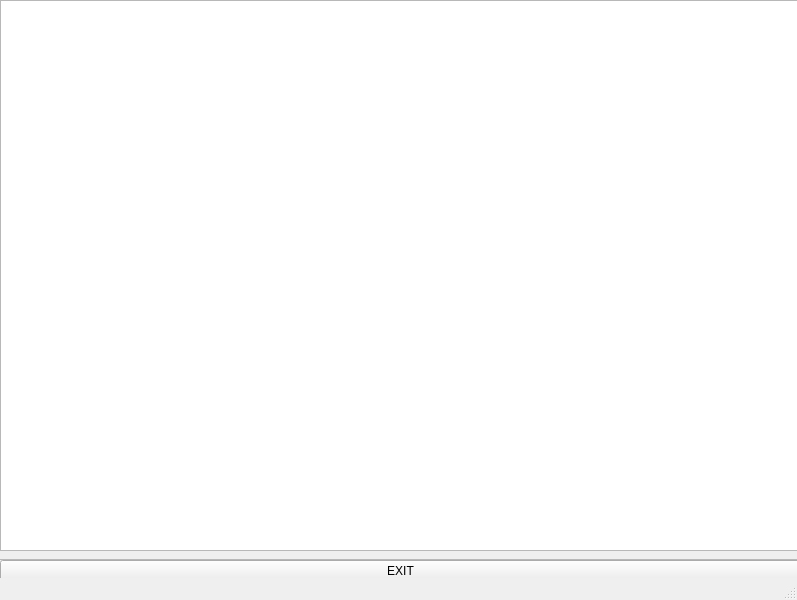
<?xml version="1.0" encoding="UTF-8"?>
<ui version="4.0">
 <class>MainWindow</class>
 <widget class="QMainWindow" name="MainWindow">
  <property name="geometry">
   <rect>
    <x>0</x>
    <y>0</y>
    <width>797</width>
    <height>600</height>
   </rect>
  </property>
  <property name="windowTitle">
   <string>MainWindow</string>
  </property>
  <widget class="QWidget" name="centralwidget">
   <widget class="QScrollArea" name="scrollArea">
    <property name="geometry">
     <rect>
      <x>-1</x>
      <y>-1</y>
      <width>801</width>
      <height>561</height>
     </rect>
    </property>
    <property name="widgetResizable">
     <bool>true</bool>
    </property>
    <widget class="QWidget" name="scrollAreaWidgetContents">
     <property name="geometry">
      <rect>
       <x>0</x>
       <y>0</y>
       <width>797</width>
       <height>557</height>
      </rect>
     </property>
     <widget class="QTextBrowser" name="error_msg">
      <property name="geometry">
       <rect>
        <x>0</x>
        <y>0</y>
        <width>801</width>
        <height>551</height>
       </rect>
      </property>
      <property name="openExternalLinks">
       <bool>false</bool>
      </property>
     </widget>
     <widget class="QFrame" name="frame">
      <property name="geometry">
       <rect>
        <x>-1</x>
        <y>-1</y>
        <width>801</width>
        <height>581</height>
       </rect>
      </property>
      <property name="frameShape">
       <enum>QFrame::Shape::StyledPanel</enum>
      </property>
      <property name="frameShadow">
       <enum>QFrame::Shadow::Raised</enum>
      </property>
     </widget>
     <zorder>frame</zorder>
     <zorder>error_msg</zorder>
    </widget>
   </widget>
   <widget class="QToolButton" name="exit_button">
    <property name="geometry">
     <rect>
      <x>0</x>
      <y>560</y>
      <width>801</width>
      <height>21</height>
     </rect>
    </property>
    <property name="cursor">
     <cursorShape>PointingHandCursor</cursorShape>
    </property>
    <property name="text">
     <string>EXIT</string>
    </property>
   </widget>
  </widget>
  <widget class="QStatusBar" name="statusbar"/>
 </widget>
 <resources/>
 <connections/>
</ui>
